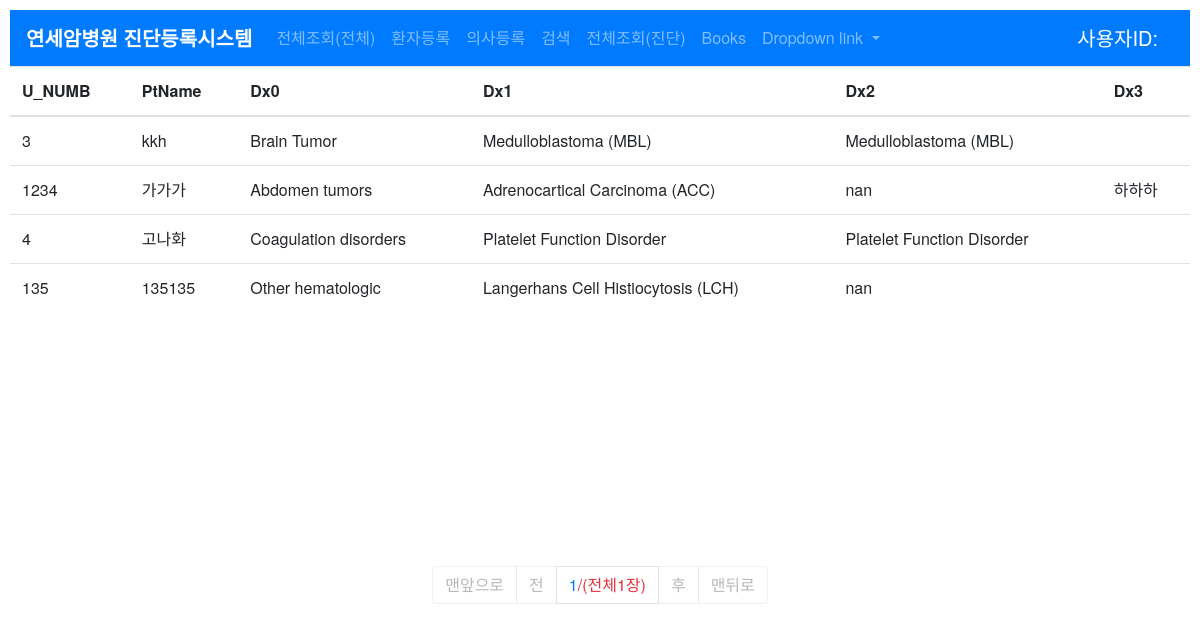
The page /dxlist/ on the database as committed earlier.
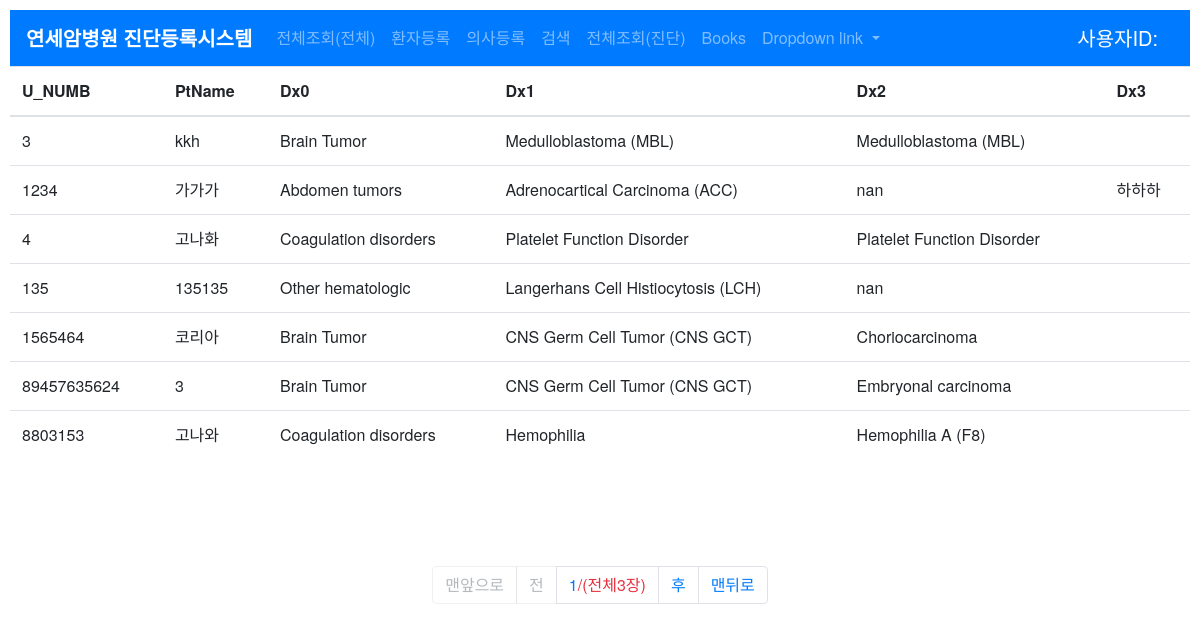
The same page on the database as committed later.
### product/models.py (models this page shows, shortened)
class Pt_diagnosis(models.Model):
    unitnumb = models.ForeignKey('Patient_info', on_delete=models.CASCADE, verbose_name='환자등록번호', unique=True, null=True)
    dx_date = models.DateField(verbose_name='진단일')
    dx_age = models.FloatField(verbose_name='연령')
    dxcode_0 = models.ForeignKey('Diagnosis_0', on_delete=models.CASCADE, verbose_name='진단대분류')
    dxcode_1 = models.ForeignKey('Diagnosis_1', on_delete=models.CASCADE, verbose_name='진단중분류')
    dxcode_2 = models.ForeignKey('Diagnosis_2', on_delete=models.CASCADE, verbose_name='진단소분류')
    dxcode_3 = models.CharField(max_length=40, blank=True, verbose_name='진단참고사항')
    need_confirm = models.BooleanField(verbose_name='컨펌필요여부', default=False)
    compl_confirm = models.BooleanField(verbose_name='컨펌완료여부', default=False)
    dr_name = models.ForeignKey('fcuser.Physician', on_delete=models.CASCADE, verbose_name='주치의')
    regist_dttm = models.DateTimeField(auto_now_add=True, verbose_name='등록시간')
    regist_user = models.ForeignKey('fcuser.Fcuser', on_delete=models.CASCADE, verbose_name='작성자')
    class Meta:
        db_table = 'pt_diagnosis'
        verbose_name ='환자진단기록'

class Patient_info(models.Model):
    unitnumb = models.IntegerField(verbose_name='등록번호', unique=True)
    ptname = models.CharField(max_length=48, verbose_name='환자성명')
    birthdate = models.DateField(verbose_name='생년월일')
    class Meta:
        db_table = 'pt_info'
        verbose_name ='환자기본정보'

class Diagnosis_0(models.Model):
    dxcode_0 = models.CharField(max_length=20, verbose_name='dxcode_0')
    dxname_0 = models.CharField(max_length=64, verbose_name='dxname_0')
    def __str__(self):
        return self.dxname_0
    class Meta:
        db_table = 'dx_0'
        verbose_name ='진단세부0'

class Diagnosis_1(models.Model):
    dxcode_0 = models.ForeignKey('Diagnosis_0', on_delete=models.CASCADE)
    dxcode_1 = models.CharField(max_length=20, verbose_name='dxcode_1')
    dxname_1 = models.CharField(max_length=64, verbose_name='dxname_1')
    def __str__(self):
        return self.dxname_1
    class Meta:
        db_table = 'dx_1'
        verbose_name ='진단세부1'

class Diagnosis_2(models.Model):
    dxcode_1 = models.ForeignKey('Diagnosis_1', on_delete=models.CASCADE)
    dxcode_2 = models.CharField(max_length=20, verbose_name='dxcode_2')
    dxname_2 = models.CharField(max_length=64, verbose_name='dxname_2')
    def __str__(self):
        return self.dxname_2
    class Meta:
        db_table = 'dx_2'
        verbose_name ='진단세부2'

### product/views.py (the view)
# urls.py: path('dxlist/', dxlistview),
def dxlistview(request):
    ptdxs = Pt_diagnosis.objects.all()
    paginator = Paginator(ptdxs, 7)
    page = request.GET.get('page')
    ptdxs_paged = paginator.get_page(page)
    return render(request, "dxlist.html", {'ptdxs': ptdxs_paged})

### product/templates/dxlist.html (shortened to what this page needs)
{% extends "base.html" %}
{% block contents %}
    <div id=centerbox>
        <table  class="table">
            <thead>
            <tr>
                <th>U_NUMB</th>
                <th>PtName</th>
                <th>Dx0</th>
                <th>Dx1</th>
                <th>Dx2</th>
                <th>Dx3</th>
            </tr>
            </thead>
            <tbody>
            {% for el in ptdxs %}
                <tr>
                    <td>{{el.unitnumb.unitnumb}}</td>
                    <td>{{el.unitnumb.ptname }}</td>
                    <td>{{el.dxcode_0}}</td>
                    <td>{{el.dxcode_1}}</td>
                    <td>{{el.dxcode_2}}</td>
                    <td>{{el.dxcode_3}}</td>
                </tr>
            {% endfor %}
            </tbody>
        </table>
    </div>
    <div>
        <nav aria-label="Page navigation example justify-content-center">
            <ul class="pagination justify-content-center">
                {% if ptdxs.has_previous %}
                    <li class="page-item"><a class="page-link" href="?page=1">맨앞으로</a></li>
                    <li class="page-item"><a class="page-link" href="?page={{ptdxs.previous_page_number}}">전</a></li>
                {% else %}
                    <li class="page-item disabled"><a class="page-link" href="#">맨앞으로</a></li>
                    <li class="page-item disabled"><a class="page-link" href="#">전</a></li>
                {% endif %}
                <li class="page-item"><a class="page-link" href="#">{{ ptdxs.number }}<span style="color:#e6313d">/(전체{{ ptdxs.paginator.num_pages }}장)</span></a></li>
                {% if ptdxs.has_next %}
                    <li class="page-item"><a class="page-link" href="?page={{ptdxs.next_page_number}}">후</a></li>
                    <li class="page-item"><a class="page-link" href="?page={{ptdxs.paginator.num_pages}}">맨뒤로</a></li>
                {% else %}
                    <li class="page-item disabled"><a class="page-link" href="#">후</a></li>
                    <li class="page-item disabled"><a class="page-link" href="#">맨뒤로</a></li>
                {% endif %}
            </ul>
        </nav>
    </div>
{% endblock %}

Rows that differ between the two databases and show on the page:
added Pt_diagnosis: unitnumb.unitnumb "1565464", unitnumb.ptname "코리아", dxcode_0 "Brain Tumor", dxcode_1 "CNS Germ Cell Tumor (CNS GCT)", dxcode_2 "Choriocarcinoma"
added Pt_diagnosis: unitnumb.unitnumb "89457635624", unitnumb.ptname "3", dxcode_0 "Brain Tumor", dxcode_1 "CNS Germ Cell Tumor (CNS GCT)", dxcode_2 "Embryonal carcinoma"
added Pt_diagnosis: unitnumb.unitnumb "8803153", unitnumb.ptname "고나와", dxcode_0 "Coagulation disorders", dxcode_1 "Hemophilia", dxcode_2 "Hemophilia A (F8)"
Other text that changed with them:
{{ ptdxs.paginator.num_pages }}: "1" → "3"
